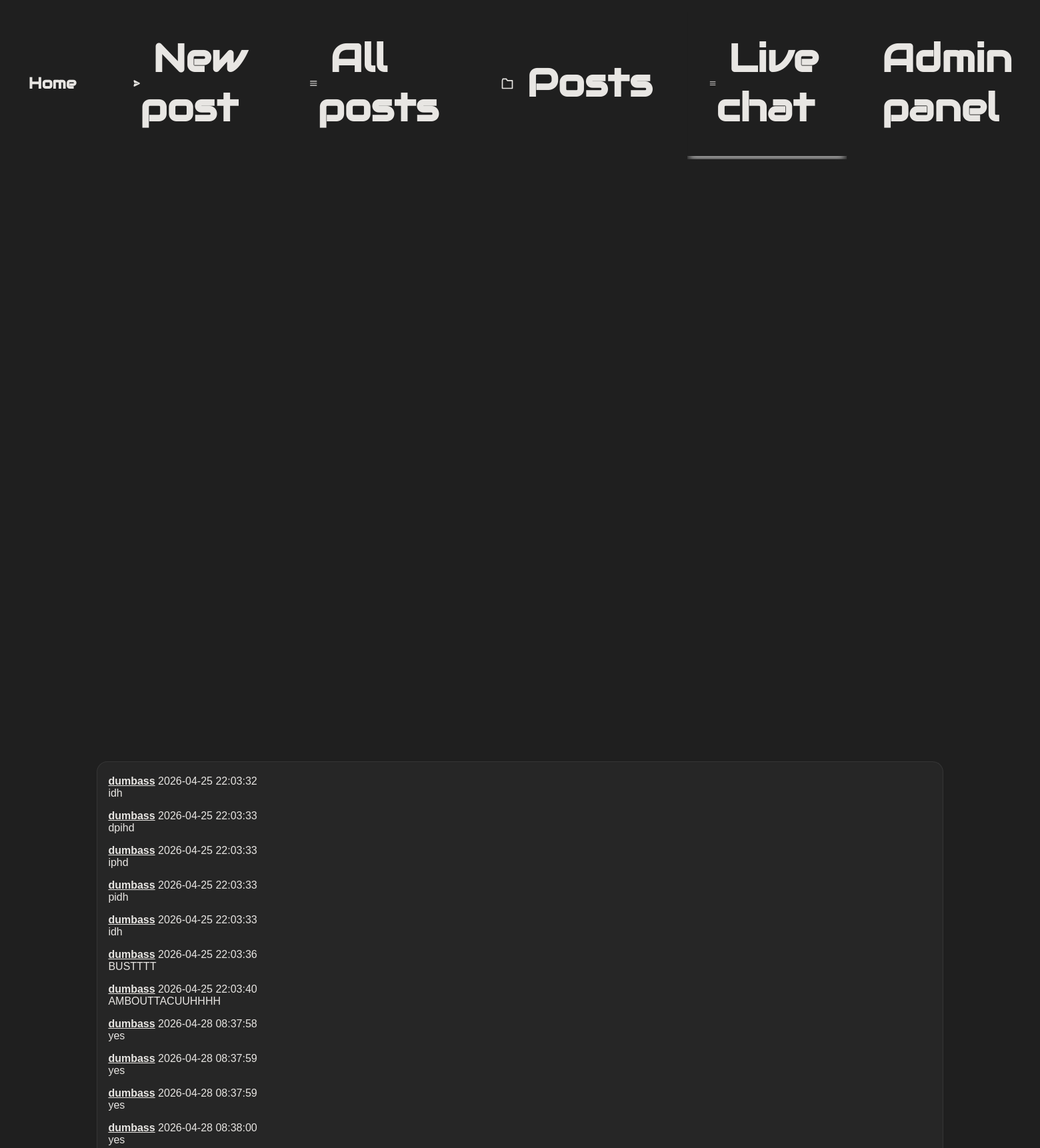
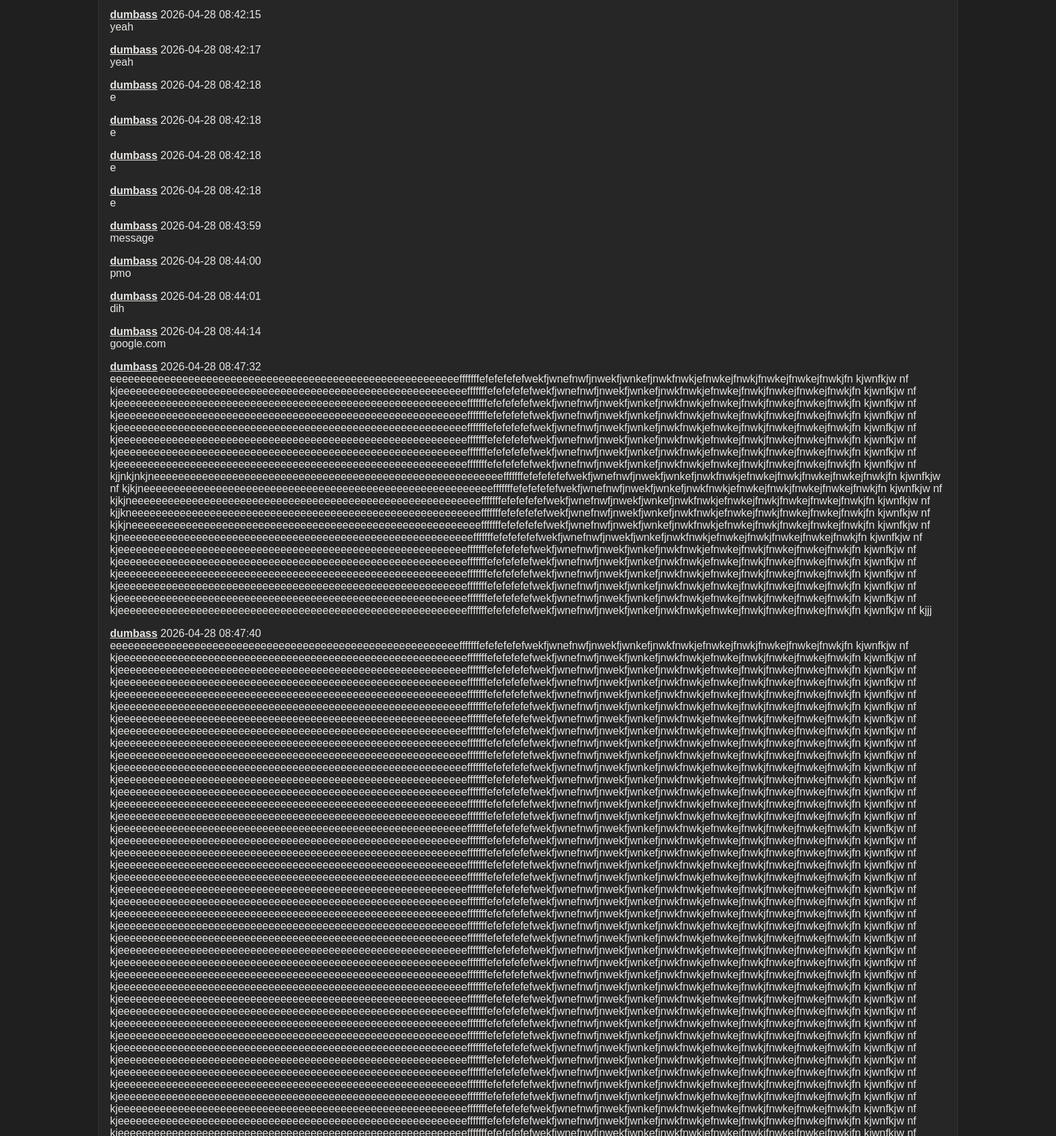
Page /livechat (signed in, upper part) on the committed database (2 pictures, top to bottom).
### tables this page shows
CREATE TABLE chat ("id" INTEGER PRIMARY KEY AUTOINCREMENT, "user_id" INTEGER NOT NULL REFERENCES users(id), "message" TEXT NOT NULL, "time" TEXT NOT NULL);

CREATE TABLE "users" (
    id INTEGER PRIMARY KEY AUTOINCREMENT,
    "name" TEXT UNIQUE,
    password TEXT
, imageurl TEXT, email TEXT);

### app.py (the view)
@app.route("/livechat")
def livechat():
    if "user_id" not in session:
        return redirect(url_for("login"))
    sql = """
        SELECT chat.message, chat.time, users.name
        FROM chat
        JOIN users ON chat.user_id = users.id
        ORDER BY chat.id ASC;
    """
    messages = query_db(sql)
    return render_template("livechat.html", messages=messages)

### app.py (called while the page is built)
def get_db():
    db = getattr(g, "_database", None)
    if db is None:
        db = g._database = sqlite3.connect(DATABASE)
    return db

@app.teardown_appcontext
def close_connection(exception):
    db = getattr(g, "_database", None)
    if db is not None:
        db.close()

def query_db(query, args=(), one=False):
    cur = get_db().execute(query, args)
    rv = cur.fetchall()
    cur.close()
    return (rv[0] if rv else None) if one else rv

### templates/livechat.html (shortened to what this page needs)
{% extends "layout.html" %}
{% block body %}
<div class="chat-centered-content">
    <div id="chat-box" class="chat-box">
        {% for message in messages %}
            <div class="chat-message">
                <div class="chat-meta">
                    <a style="text-decoration:underline; font-weight:600;" href="{{ url_for('userposts', username=message[2]) }}">{{ message[2] }}</a>
                    <span>{{ message[1] }}</span>
                </div>
                <div class="chat-text">{{ message[0] }}</div>
            </div>
        {% endfor %}
    </div>
</div>
{% endblock %}

### static/style.css (style rules this page uses)
:root { --background: #1f1f1f; --box-background: rgba(255, 255, 255, 0.035); --post-background: #2a2a2a; --input-background: rgba(255, 255, 255, 0.05); --font: #e8e6e3; --font-muted: #b0aca4; --coloured-element: #4066ff; --error-red: #ef4444; --sidebar-font-size: 0.8vw; --reply-font: calc(0.5vh + 0.5vw); --reply-line: calc(2vh + 2vw); --navbar-font-size: calc(0.55vh + 0.55vw); --navbar-title-size: 1.5vw; --heading-font: "Audiowide"; --menu-font: "Roboto Mono"; --box-border: 1px solid rgba(255, 255, 255, 0.07); --box-border-radius: 16px; --nav-box-shadow: rgba(226, 226, 226, 0.73); }
body { background: var(--background); color: var(--font); font-family: "Arial"; }
.chat-centered-content { display: flex; flex-direction: column; align-items: center; margin-top: 10vh; gap: 2vh; opacity: 0; animation: fadeIn 0.23s forwards; }
.chat-box { background: var(--box-background); border: var(--box-border); width: 80%; padding: 1em; margin-top: 0; gap: 1em; height: 50vh; overflow-y: auto; display: flex; flex-direction: column; border-radius: var(--box-border-radius) }

### rows in the picture
chat: name "dumbass", time "2026-04-25 22:03:32", message "idh"
chat: name "dumbass", time "2026-04-25 22:03:33", message "dpihd"
chat: name "dumbass", time "2026-04-25 22:03:33", message "iphd"
chat: name "dumbass", time "2026-04-25 22:03:33", message "pidh"
chat: name "dumbass", time "2026-04-25 22:03:33", message "idh"
chat: name "dumbass", time "2026-04-25 22:03:36", message "BUSTTTT"
chat: name "dumbass", time "2026-04-25 22:03:40", message "AMBOUTTACUUHHHH"
chat: name "dumbass", time "2026-04-28 08:37:58", message "yes"
chat: name "dumbass", time "2026-04-28 08:37:59", message "yes"
chat: name "dumbass", time "2026-04-28 08:37:59", message "yes"
chat: name "dumbass", time "2026-04-28 08:38:00", message "yes"
chat: name "dumbass", time "2026-04-28 08:42:15", message "yeah"
chat: name "dumbass", time "2026-04-28 08:42:17", message "yeah"
chat: name "dumbass", time "2026-04-28 08:42:18", message "e"
chat: name "dumbass", time "2026-04-28 08:42:18", message "e"
chat: name "dumbass", time "2026-04-28 08:42:18", message "e"
chat: name "dumbass", time "2026-04-28 08:42:18", message "e"
chat: name "dumbass", time "2026-04-28 08:43:59", message "message"
chat: name "dumbass", time "2026-04-28 08:44:00", message "pmo"
chat: name "dumbass", time "2026-04-28 08:44:01", message "dih"
chat: name "dumbass", time "2026-04-28 08:44:14", message "google.com"
chat: name "dumbass", time "2026-04-28 08:47:32", message "eeeeeeeeeeeeeeeeeeeeeeeeeeeeeeeeeeeeeeeeeeeeeeeeeeeeeeeeeefffffffefefefefefwekfjwnefnwfjnwekfjwnkefjnwkfnwkjefnwkejfnwkjfnwkejfnwkejfnwkjfn kjwnfkjw nf kjeeeeeeeeeeeeeeeeeeeeeeeeeeeeeeeeeeeeeeeeeeeeeeeeeeeeeeeeeefffffffefefefefefwekfjwnefnwfjnwekfjwnkefjnwkfnwkjefnwkejfnwkjfnwkejfnwkejfnwkjfn kjwnfkjw nf kjeeeeeeeeeeeeeeeeeeeeeeeeeeeeeeeeeeeeeeeeeeeeeeeeeeeeeeeeeefffffffefefefefefwekfjwnefnwfjnwekfjwnkefjnwkfnwkjefnwkejfnwkjfnwkejfnwkejfnwkjfn kjwnfkjw nf kjeeeeeeeeeeeeeeeeeeeeeeeeeeeeeeeeeeeeeeeeeeeeeeeeeeeeeeeeeefffffffefefefefefwekfjwnefnwfjnwekfjwnkefjnwkfnwkjefnwkejfnwkjfnwkejfnwkejfnwkjfn kjwnfkjw nf…"
chat: name "dumbass", time "2026-04-28 08:47:40"
